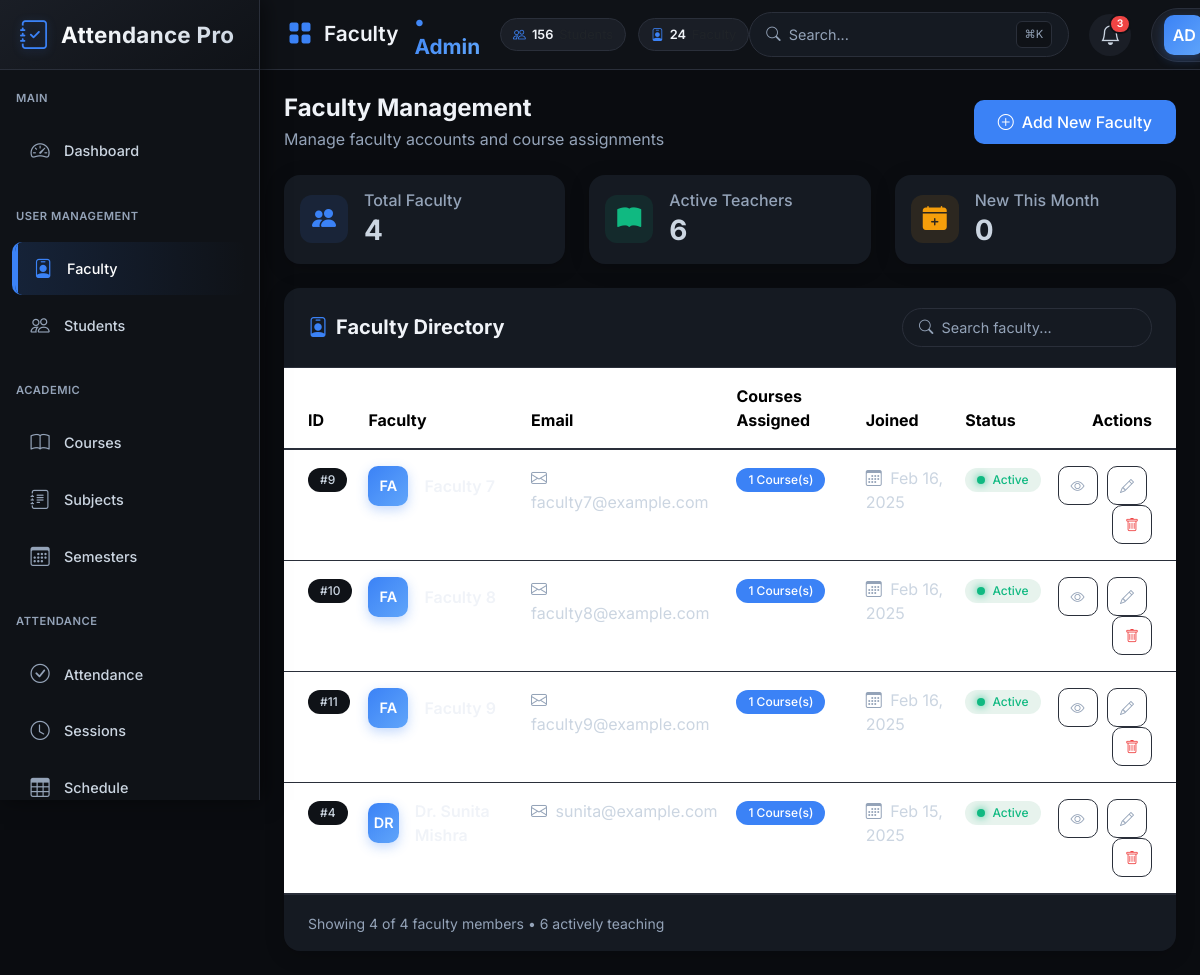
Screenshot of /admin/faculty.php (signed in) with the database file from the repository.
### tables this page shows
CREATE TABLE `students` (
  `id` int(11) NOT NULL,
  `name` varchar(100) NOT NULL,
  `avatar` varchar(250) NOT NULL,
  `email` varchar(100) NOT NULL,
  `profile_photo` varchar(255) DEFAULT NULL,
  `password` varchar(255) NOT NULL,
  `course_id` int(11) DEFAULT NULL,
  `year_id` int(11) DEFAULT NULL,
  `session_id` int(11) DEFAULT NULL,
  `role` enum('student','faculty','admin') DEFAULT 'student',
  `created_at` timestamp NOT NULL DEFAULT current_timestamp(),
  `profile_pic` varchar(250) NOT NULL
);

### admin/faculty.php (the view, shortened to what the rows shown need)
<?php
require '../config/db.php';
$stmt = $pdo->query("
    SELECT s.id, s.name, s.email, s.avatar, s.created_at,
           COUNT(DISTINCT sch.course_id) as course_count,
           GROUP_CONCAT(DISTINCT c.course_name SEPARATOR ', ') as courses,
           GROUP_CONCAT(DISTINCT CONCAT(c.course_name, ' (', sch.day, ' ', TIME_FORMAT(sch.start_time, '%H:%i'), '-', TIME_FORMAT(sch.end_time, '%H:%i'), ')') SEPARATOR '||') as detailed_schedule
    FROM students s
    LEFT JOIN schedule sch ON s.id = sch.faculty_id
    LEFT JOIN courses c ON sch.course_id = c.id
    WHERE s.role = 'faculty'
    GROUP BY s.id
    ORDER BY s.created_at DESC
");
$faculty = $stmt->fetchAll(PDO::FETCH_ASSOC);
include('includes/sidebar_header.php');
?>
<div class="card border-0">
    <div class="card-body p-0">
        <div class="table-responsive">
            <table class="table table-hover mb-0" style="color: var(--text-primary);" id="facultyTable">
                <thead style="background: var(--card-bg); border-bottom: 2px solid var(--border-color);">
                    <tr>
                        <th class="ps-4 py-3">ID</th>
                        <th class="py-3">Faculty</th>
                        <th class="py-3">Email</th>
                        <th class="py-3">Courses Assigned</th>
                        <th class="py-3">Joined</th>
                        <th class="py-3">Status</th>
                        <th class="pe-4 py-3 text-end">Actions</th>
                    </tr>
                </thead>
                <tbody>
                    <?php if ($faculty): ?>
                        <?php foreach ($faculty as $f): ?>
                            <tr style="border-bottom: 1px solid var(--border-color);" data-faculty-id="<?= $f['id'] ?>">
                                <td class="ps-4 py-3">
                                    <span class="badge" style="background: var(--sidebar-bg); color: var(--text-secondary);">#<?= $f['id'] ?></span>
                                </td>
                                <td class="py-3">
                                    <div class="d-flex align-items-center gap-3">
                                        <div class="user-avatar" style="width: 40px; height: 40px; font-size: 0.9rem;">
                                            <?= strtoupper(substr($f['name'], 0, 2)) ?>
                                        </div>
                                        <div>
                                            <div class="fw-semibold" style="color: var(--text-primary);">
                                            </div>
                                        </div>
                                    </div>
                                </td>
                                <td class="py-3" style="color: var(--text-secondary);">
                                    <i class="bi bi-envelope me-1" style="color: var(--text-muted);"></i>
                                    <?= htmlspecialchars($f['email']) ?>
                                </td>
                                <td class="py-3">
                                    <?php if ($f['course_count'] > 0): ?>
                                        <span class="badge" style="background: var(--sidebar-active); color: white; padding: 6px 12px; cursor: pointer;"
                                              onclick="showFacultyCourses(<?= $f['id'] ?>, '<?= htmlspecialchars(addslashes($f['name'])) ?>', '<?= htmlspecialchars(addslashes($f['detailed_schedule'])) ?>')">
                                            <?= $f['course_count'] ?> Course(s)
                                        </span>
                                    <?php else: ?>
                                        <span class="badge" style="background: var(--border-color); color: var(--text-muted);">No Courses</span>
                                    <?php endif; ?>
                                </td>
                                <td class="py-3" style="color: var(--text-secondary);">
                                    <i class="bi bi-calendar3 me-1" style="color: var(--text-muted);"></i>
                                    <?= date('M d, Y', strtotime($f['created_at'])) ?>
                                </td>
                                <td class="py-3">
                                    <?php
                                    $status = $f['course_count'] > 0 ? 'active' : 'inactive';
                                    ?>
                                    <span class="badge bg-<?= $status === 'active' ? 'success' : 'secondary' ?> bg-opacity-10"
                                          style="color: <?= $status === 'active' ? 'var(--success)' : 'var(--text-muted)' ?>; padding: 6px 12px;">
                                        <span class="user-status me-1" style="background: <?= $status === 'active' ? 'var(--success)' : 'var(--text-muted)' ?>;"></span>
                                        <?= ucfirst($status) ?>
                                    </span>
                                </td>
                                <td class="pe-4 py-3 text-end">
                                    <button class="btn btn-sm action-btn" style="background: transparent; color: var(--text-muted); border: 1px solid var(--border-color); margin-right: 5px;"
                                            onclick="viewFaculty(<?= $f['id'] ?>)" title="View Details">
                                        <i class="bi bi-eye"></i>
                                    </button>
                                    <button class="btn btn-sm action-btn" style="background: transparent; color: var(--text-muted); border: 1px solid var(--border-color); margin-right: 5px;"
                                            onclick="editFaculty(<?= $f['id'] ?>)" title="Edit">
                                        <i class="bi bi-pencil"></i>
                                    </button>
                                    <button class="btn btn-sm action-btn"
                                       onclick="confirmDelete(<?= $f['id'] ?>, '<?= htmlspecialchars(addslashes($f['name'])) ?>')"
                                       style="background: transparent; color: #ef4444; border: 1px solid var(--border-color);"
                                       title="Delete">
                                        <i class="bi bi-trash"></i>
                                    </button>
                                </td>
                            </tr>
                        <?php endforeach; ?>
                    <?php endif; ?>
                </tbody>
            </table>
        </div>
    </div>
</div>
<?php include('includes/footer.php'); ?>

### admin/includes/sidebar_header.php (shortened to what the rows shown need)
<?php
$stmt = $pdo->prepare("SELECT name, email, profile_pic FROM students WHERE id = ? AND role = 'admin'");
$stmt->execute([$_SESSION['user_id']]);
$admin = $stmt->fetch(PDO::FETCH_ASSOC);
$adminName = $admin['name'] ?? 'Admin';
$adminInitials = strtoupper(substr($adminName, 0, 2));
$current_page = basename($_SERVER['PHP_SELF']);
?>
<!DOCTYPE html>
<html lang="en">
<head>
    <link href="https://cdn.jsdelivr.net/npm/bootstrap@5.3.3/dist/css/bootstrap.min.css" rel="stylesheet">
    <link href="https://cdn.jsdelivr.net/npm/bootstrap-icons@1.11.3/font/bootstrap-icons.css" rel="stylesheet">
</head>
<body>
<header class="top-header">
    <div class="d-flex align-items-center">
        <h1 class="page-title mb-0">
            <i class="bi bi-grid-fill"></i>
            <?php
            $pageTitle = str_replace(['.php', '_', 'manage', 'show'], ['', ' ', '', ''], $current_page);
            $pageTitle = ucwords(trim($pageTitle));
            if (empty($pageTitle) || $pageTitle == 'Dashboard') {
                echo 'Dashboard';
            } else {
                echo $pageTitle;
            }
            ?>
            <span>• Admin</span>
        </h1>
    </div>
    <div class="header-actions">
        <div class="user-dropdown dropdown">
            <a class="dropdown-toggle text-decoration-none" href="#" role="button" data-bs-toggle="dropdown" aria-expanded="false">
                <div class="user-avatar"><?= $adminInitials ?></div>
            </a>
        </div>
    </div>
</header>
<main class="main-content">

### rows the page displays
students: name "AD"
students: id "9", name "FA", email "faculty7@example.com", course_count "1", created_at "Feb 16, 2025", status "Active"
students: id "10", name "FA", email "faculty8@example.com", course_count "1", created_at "Feb 16, 2025", status "Active"
students: id "11", name "FA", email "faculty9@example.com", course_count "1", created_at "Feb 16, 2025", status "Active"
students: id "4", name "DR", email "sunita@example.com", course_count "1", created_at "Feb 15, 2025", status "Active"

### other values shown
$pageTitle "Faculty"
$totalFaculty "4"
$activeFaculty "6"
$newThisMonth "0"
count($faculty) "4"
